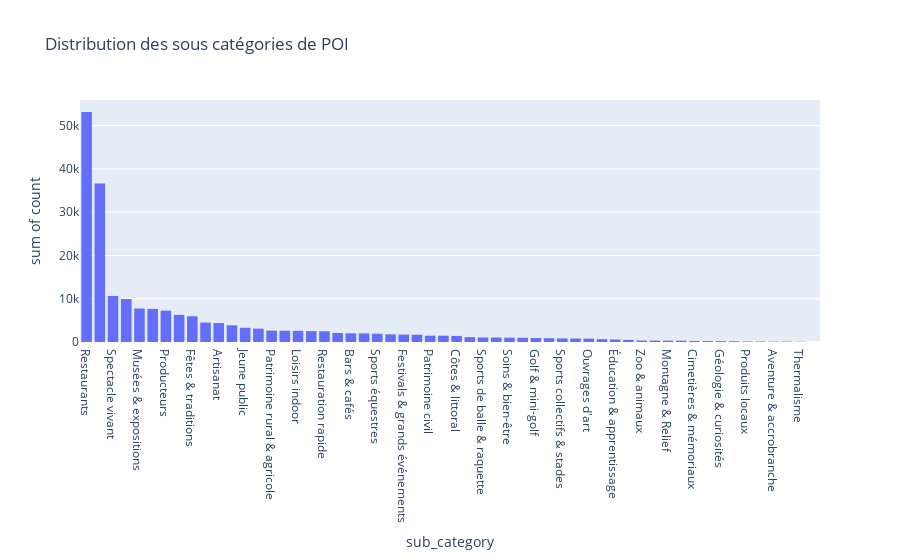

The notebook cell this image was saved under:
### Code cell
fig = px.histogram(df_sub_cat, x="sub_category", y="count", title="Distribution des sous catégories de POI")
fig.show()

### Figure 1 — Plotly figure (JSON) as saved in the notebook; plotly's stock layout.template omitted (floating-point values rounded to 4 significant figures)
{"data": [{"bingroup": "x", "histfunc": "sum", "hovertemplate": "sub_category=%{x}<br>sum of count=%{y}<extra></extra>", "legendgroup": "", "marker": {"color": "#636efa", "pattern": {"shape": ""}}, "name": "", "orientation": "v", "showlegend": false, "type": "histogram", "x": ["Restaurants", "Commerces", "Spectacle vivant", "Religieux", "Musées & expositions", "Concerts & musique", "Producteurs", "Marchés", "Fêtes & traditions", "Aire de pique-nique", "Artisanat", "Bibliothèques & médiation", "Jeune public", "Vins & spiritueux", "Patrimoine rural & agricole", "Sports outdoor", "Loisirs indoor", "Rencontres & conférences", "Restauration rapide", "Cinéma & audiovisuel", "Bars & cafés", "Châteaux & Fortifications", "Sports équestres", "Aires & jeux", "Festivals & grands événements", "Sports nautiques", "Patrimoine civil", "Foires & salons", "Côtes & littoral", "Antiquités & brocante", "Sports de balle & raquette", "Eau & Milieux humides", "Soins & bien-être", "Paysages remarquables", "Golf & mini-golf", "Parcs & loisirs", "Sports collectifs & stades", "Antiquité & Vestiges", "Ouvrages d'art", "Forêts & milieux naturels", "Éducation & apprentissage", "Sports d'hiver", "Zoo & animaux", "Thalasso & balnéo", "Montagne & Relief", "Sports mécaniques", "Cimetières & mémoriaux", "Trains & bus touristiques", "Géologie & curiosités", "Défilés & parades", "Produits locaux", "Téléphériques & remontées", "Aventure & accrobranche", "Eau vive & cascades", "Thermalisme", "Glace & haute montagne"], "xaxis": "x", "y": [53115, 36602, 10637, 9930, 7737, 7651, 7243, 6278, 5951, 4492, 4372, 3858, 3283, 3086, 2635, 2605, 2580, 2509, 2480, 2089, 2009, 1992, 1918, 1769, 1722, 1679, 1469, 1463, 1402, 1129, 1037, 1034, 998, 976, 916, 872, 835, 808, 795, 651, 581, 479, 341, 322, 307, 303, 233, 210, 201, 184, 120, 116, 102, 100, 69, 5], "yaxis": "y"}], "layout": {"barmode": "relative", "legend": {"tracegroupgap": 0}, "title": {"text": "Distribution des sous catégories de POI"}, "xaxis": {"anchor": "y", "domain": [0, 1], "title": {"text": "sub_category"}}, "yaxis": {"anchor": "x", "domain": [0, 1], "title": {"text": "sum of count"}}}}
